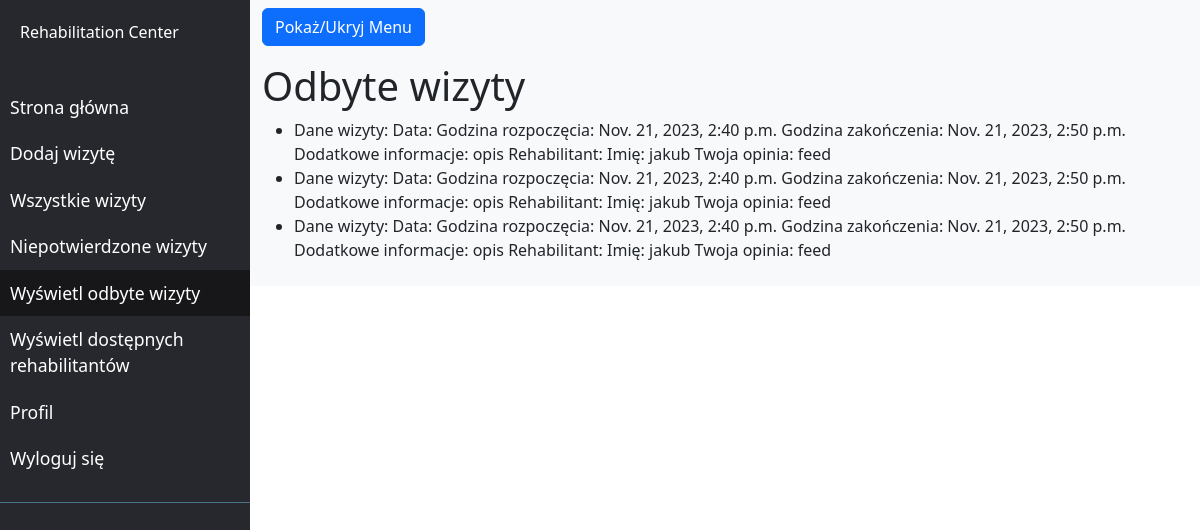
/visit_history/ (signed in), run on an earlier commit of the app's database.
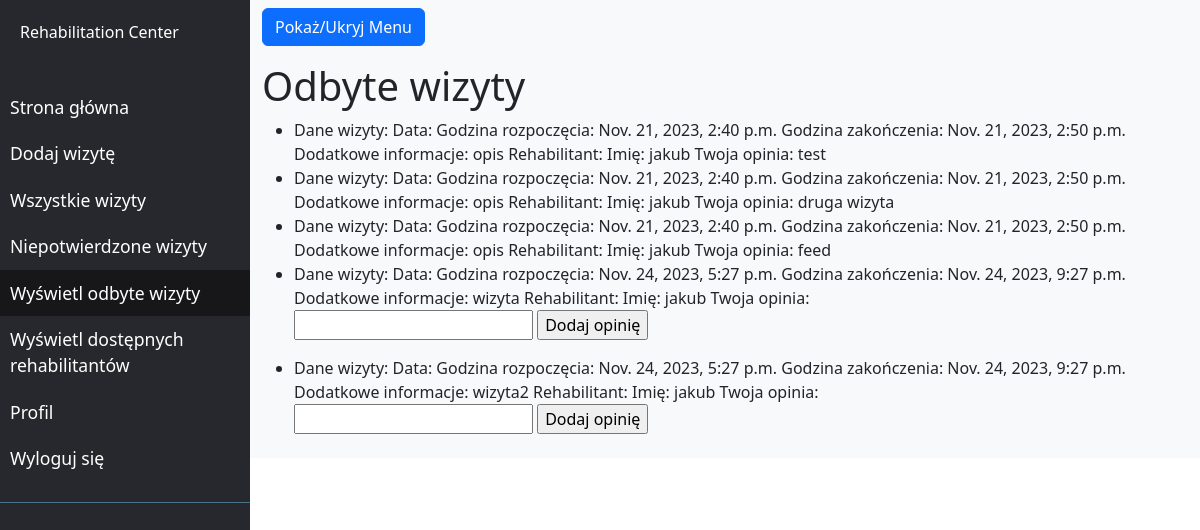
And on a later commit of the database.
### base_app/models.py (models this page shows, shortened)
class Visit(models.Model):
    start_date = models.DateTimeField()
    end_date = models.DateTimeField()
    description = models.TextField()
    patient = models.ForeignKey(Patient, on_delete=models.CASCADE, null=True, blank=True)
    accepted = models.BooleanField(default=False)
    rehabilitator = models.ForeignKey(Rehabilitator, on_delete=models.CASCADE)
    patient_feedback = models.TextField(blank=True, default='')

class Rehabilitator(models.Model):
    user = models.OneToOneField(User, on_delete=models.CASCADE)
    description = models.TextField(blank='', default='')

### base_app/views.py (the view)
# urls.py: path('visit_history/', views.show_visits_history, name='visits_history'),
@login_required
def show_visits_history(request):
    current_date = datetime.now().date()
    context = {
        'visits': Visit.objects.filter(start_date__lt=current_date),
        'page': 'show_visits_history'
    }
    return render(request, 'base_app/visits_history.html', context)

### base_app/templates/base_app/visits_history.html (shortened to what this page needs)
{% extends 'base_app/new_base_template.html' %}
{% block content %}
    <h1>Odbyte wizyty</h1>
    <ul>
        {% for visit in visits %}
            <li>
                Dane wizyty:
                Data: {{ visit.date }}
                Godzina rozpoczęcia: {{ visit.start_date }}
                Godzina zakończenia: {{ visit.end_date }}
                Dodatkowe informacje: {{ visit.description }}
                Rehabilitant:
                Imię: {{ visit.rehabilitator.user}}
                Twoja opinia: {{ visit.patient_feedback }}
                {% if not visit.patient_feedback %}
                    <form method="post" action="{% url 'add_feedback' visit.id %}">
                        <input type="text" name="feedback">
                    <input type="submit" value="Dodaj opinię">
                </form>
                {% endif %}
            </li>
        {% endfor %}
    </ul>
{% endblock content %}

### base_app/templates/base_app/new_base_template.html (shortened to what this page needs)
{% extends 'base_app/minimal_base.html' %}
{% block base_content %}
    <div class="wrapper">
        <nav id="sidebar">
            <div class="sidebar-header">Rehabilitation Center</div>
            <ul class="list-unstyled components">
                <li {% if page == 'index' %}class="active"{% endif %}>
                    <a href="{% url 'index' %}" class="nav-link">
                        Strona główna
                    </a>
                </li>
                <li {% if page == 'create_visit' %}class="active"{% endif %}>
                    {% if user.rehabilitator %}
                        <a href="{% url 'create_visit' %}"
                           class="nav-link">
                            Dodaj wizytę
                        </a>
                    {% endif %}
                </li>
                <li {% if page == 'visits' %}class="active"{% endif %}>
                    <a href="{% url 'visits' %}" class="nav-link">
                        Wszystkie wizyty
                    </a>
                </li>
                <li {% if page == 'show_unconfirmed_visits' %}class="active"{% endif %}>
                    <a href="{% url 'visits_to_confirm' %}"
                       class="nav-link">
                        Niepotwierdzone wizyty
                    </a>
                </li>
                {% if user.patient %}
                    <li {% if page == 'show_visits_history' %}class="active"{% endif %}>
                        <a href="{% url 'visits_history' %}"
                           class="nav-link">
                            Wyświetl odbyte wizyty
                        </a>
                    </li>
                    <li {% if page == 'rehabilitators' %}class="active"{% endif %}>
                        <a href="{% url 'rehabilitator' %}"
                           class="nav-link">
                            Wyświetl dostępnych rehabilitantów
                        </a>
                    </li>
                {% endif %}
                <li><a href="{% url 'profile' %}">Profil</a></li>
                <li><a href="{% url 'logout' %}">Wyloguj się</a></li>
            </ul>
        </nav>
        <div id="content">
            <nav class="navbar navbar-expand-lg navbar-light bg-light">
                <div class="container-fluid">
                    <div class="row">
                        <div class="col-12 pb-3">
                            <button type="button" id="sidebarCollapse" class="btn btn-primary">
                                <span>Pokaż/Ukryj Menu</span>
                            </button>
                        </div>
                        <div class="col-12">
                            {% block content %}
                            {% endblock content %}
                        </div>
                    </div>
                </div>
            </nav>
        </div>
    </div>
{% endblock base_content %}

### base_app/templates/base_app/minimal_base.html (shortened to what this page needs)
<html lang="pl">
<head>
    <link href="https://cdn.jsdelivr.net/npm/bootstrap@5.3.2/dist/css/bootstrap.min.css" rel="stylesheet"
>
</head>
<body>
    <main>
        {% block base_content %}
        {% endblock base_content %}
    </main>
</body>
</html>

### base_app/templates/base_app/new_base_template.html (style rules this page uses)
.wrapper { display: flex; width: 100%; align-items: stretch; }
#sidebar { min-width: 250px; max-width: 250px; min-height: 100vh; background: #27282d; color: #fff; transition: all 0.3s; }
#sidebar .sidebar-header { padding: 20px; background: #27282d; }
#sidebar ul.components { padding: 20px 0; border-bottom: 1px solid #47748b; }
#sidebar ul li a { padding: 10px; font-size: 1.1em; display: block; }
#sidebar ul li.active > a, a[aria-expanded="true"] { color: #fff; background: #17171a; }
a, a:hover, a:focus { color: inherit; text-decoration: none; transition: all 0.3s; }

What changed in the data, as far as the page shows it:
changed Visit: patient_feedback "feed" → "test"
changed Visit: patient_feedback "feed" → "druga wizyta"
added Visit: start_date "Nov. 24, 2023, 5:27 p.m.", end_date "Nov. 24, 2023, 9:27 p.m.", description "wizyta", rehabilitator.user "jakub"
added Visit: start_date "Nov. 24, 2023, 5:27 p.m.", end_date "Nov. 24, 2023, 9:27 p.m.", description "wizyta2", rehabilitator.user "jakub"
